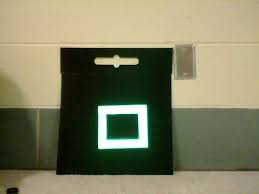
#> input picture target.jpg, 259 x 194 px, given in place of the camera
$ python TEST.py
#> lines starting #> are read from the running program, lines starting #| are printed output that depends on the picture; after the words box and inside, x2 and y2 are one past the last pixel; in counts of white or black regions, pixels touching at a corner belong together
#> further down, input_img is the input picture: shape (194, 259, 3); mean B, G, R 96.2, 125.9, 126.7
### image_processor.py
import cv2
import numpy as np
from skimage import morphology
import distance

def threshold(img, p_lower_limit, p_upper_limit):
#> called with p_lower_limit = (19, 64, 149), p_upper_limit = (54, 164, 255)
    lower_limit = np.array(p_lower_limit ,np.uint8)
    upper_limit = np.array(p_upper_limit ,np.uint8)

    hsv_img = cv2.cvtColor(img, cv2.COLOR_BGR2HSV)
#> hsv_img: shape (194, 259, 3); mean H, S, V 34.7, 101.3, 133
    frame_threshed = cv2.inRange(hsv_img, lower_limit, upper_limit)
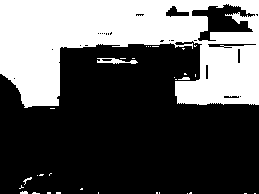
#> frame_threshed: shape (194, 259); 35.3% white; 33 white regions (28 under 20 px), largest, box (x1, y1, x2, y2) and area: (0, 0, 259, 108) 17431, (97, 58, 138, 64) 132, (178, 77, 190, 80) 26, (23, 177, 32, 185) 22, (20, 191, 28, 194) 20

    return frame_threshed

def clear_noize(img, max_noize_size):
#> called with max_noize_size = 200
    img = morphology.label(img) # create labels in segmented image
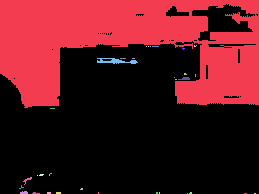
#> img: shape (194, 259) int64; 34 distinct labels, from 0 to 33; one colour per label, 0 black
    cleaned = morphology.remove_small_objects(img, min_size=max_noize_size, connectivity=2)
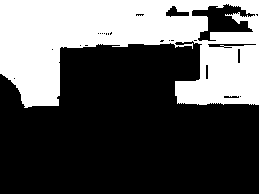
#> cleaned: shape (194, 259) int64; values 0 (black) and 1 (white), 34.7% white; 1 white region, box (x1, y1, x2, y2) and area: (0, 0, 259, 108) 17431
#> `thresholded_img = ip.clear_noize((ip.threshold(input_img, (19,64,149),..`: thresholded_img: shape (194, 259); 34.7% white; 1 white region

    img = np.zeros((cleaned.shape)) # create array of size cleaned
    img[cleaned > 0] = 255
    img = np.uint8(img)

    return img

def detect_shapes(img, thresholded_img, sides_num, min_area, approx_epsilon):
#> called with sides_num = 4, min_area = 200, approx_epsilon = 0.05
    detected_shapes_img = cv2.cvtColor(img, cv2.COLOR_RGB2RGBA)

    contours,_ = cv2.findContours(thresholded_img, cv2.RETR_TREE,
                                  cv2.CHAIN_APPROX_SIMPLE)
#> contours = 27 contours, 19 with area under 20; largest, box (x1, y1, x2, y2) and area: (0, 0, 259, 108) 18429, (191, 3, 256, 42) 1244, (165, 5, 190, 18) 160, (207, 43, 257, 48) 146, (223, 95, 240, 99) 43, (205, 64, 209, 80) 43, (237, 48, 241, 64) 43, (135, 13, 145, 17) 20
    # Searching through every region selected to
    # find the required polygon.
    detected_shapes = []
    for cnt in contours :
        approx = cv2.approxPolyDP(cnt,
                                  approx_epsilon * cv2.arcLength(cnt, True), True)

        # Checking if the no. of sides of the selected region is 7.
        if(len(approx) == sides_num) and (detected_shapes_img.shape[0]-1)*(detected_shapes_img.shape[1]-1) > cv2.contourArea(cnt) and min_area < cv2.contourArea(cnt):
            cv2.drawContours(detected_shapes_img, [approx], 0, (0, 0, 255), 1)
            detected_shapes.append(approx)
#> this loop made 27 passes
#> approx on passes 2, 3, 4, 5, 6, 7, 8, 10, 11, 14, 18, 19: [[239, 96], [240, 95], [241, 96], [240, 97]], [[223, 96], [238, 95], [239, 97], [224, 98]], [[13, 78], [14, 77], [15, 78], [14, 79]], [[206, 64], [208, 65], [207, 79], [205, 78]], [[238, 48], [240, 49], [239, 63], [237, 62]], [[51, 49], [52, 48], [53, 49], [52, 50]], [[223, 47], [224, 46], [232, 47], [231, 48]], [[79, 45], [80, 44], [81, 45], [80, 46]], [[207, 44], [256, 44]], [[168, 40], [169, 39], [170, 40], [169, 41]], [[103, 33], [104, 32], [105, 33], [104, 34]], [[101, 33], [102, 32], [103, 33], [102, 34]]
#> after the loop, detected_shapes = []

    return detected_shapes_img, detected_shapes
'''
camera = cv2.VideoCapture(0)
while True:
    _, input_img = camera.read()

    cv2.imshow("input", input_img)

    thresholded_img = clear_noize((threshold(input_img, (0,92,142), (180,255,255))), 150)
    cv2.imshow("threshold", thresholded_img)

    detected_shapes_img, detected_shapes = detect_shapes(input_img, thresholded_img, 4, 200, 0.05)
    cv2.imshow("detectet outlines", detected_shapes_img)

    if len(detected_shapes) > 0:
        shape_center = (sum(point[0] for point in detected_shapes[0])/len(detected_shapes[0]),
                        sum(point[1] for point in detected_shapes[0])/len(detected_shapes[0]))
        print(p2m.PixelsToAngles(shape_center[0], pshape_center[1], input_img.shape))

    cv2.waitKey(1)

cv2.destroyAllWindows()
'''

### TEST.py
import image_processor as ip
import cv2
import distance
import numpy

cameraprop = {"resx": 640, "resy": 480, "hfov": 67.7, "vfov": 53.4}
camera = cv2.VideoCapture(0)
while True:

    _, input_img = camera.read()

    thresholded_img = ip.clear_noize((ip.threshold(input_img, (19,64,149), (54,164,255))), 200)
    cv2.imshow("threshold", thresholded_img)


    detected_shapes_img, detected_shapes = ip.detect_shapes(input_img, thresholded_img, 4, 200, 0.05)
#> detected_shapes = []

    if len(detected_shapes) > 0:
        M = cv2.moments(thresholded_img)
        center = [int(M["m10"]/M["m00"]),int(M["m01"]/M["m00"])]
        _, angle = distance.PixelsToAngles(center[0],center[1], cameraprop)
        cv2.imshow("detected", cv2.circle(detected_shapes_img, tuple(center), 2, (255,0,0)))

        print(distance.dist(angle, 10.25, 5))


    cv2.waitKey(1)

cv2.destroyAllWindows()
